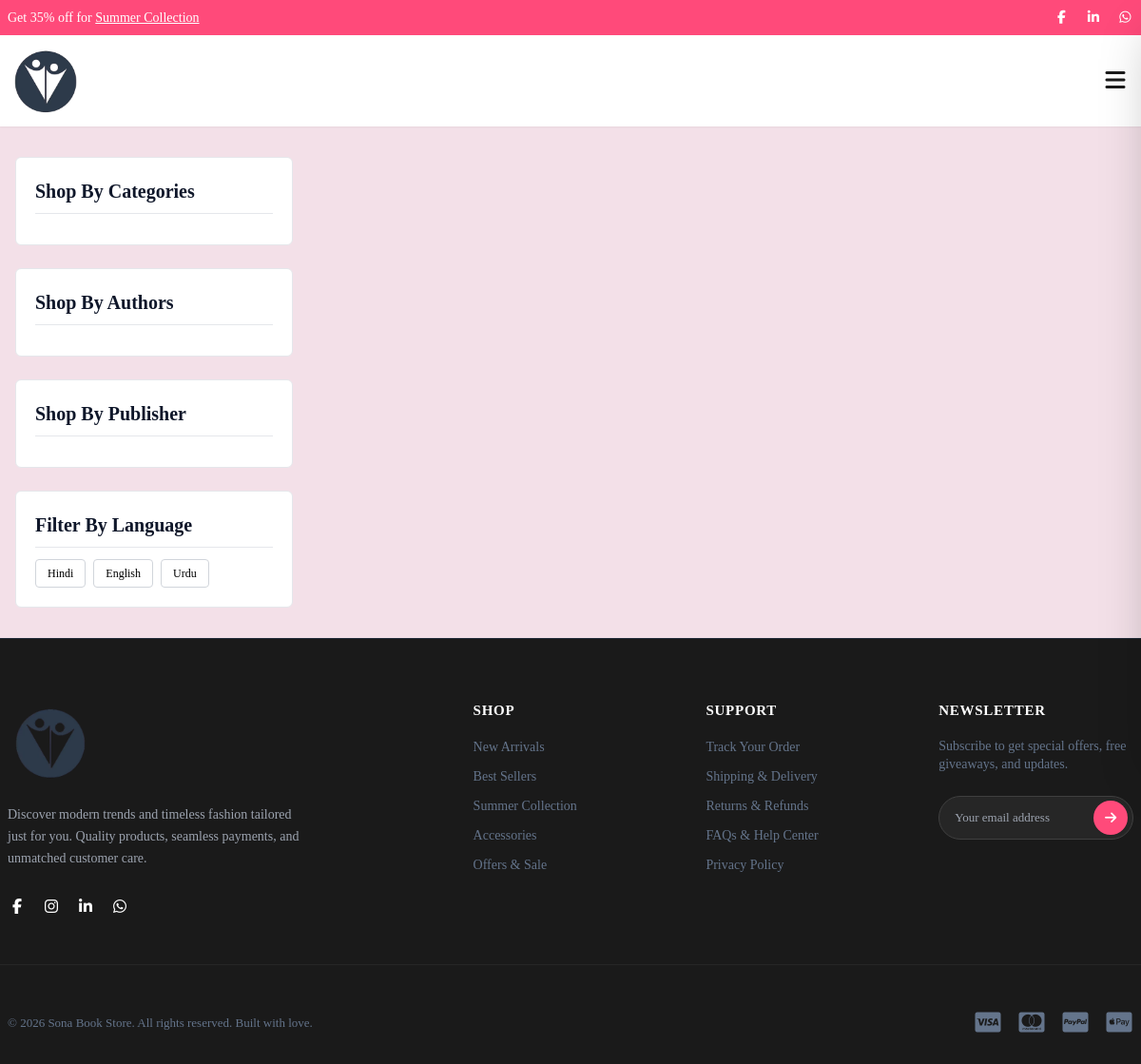
The app's page /product/product-listing/?category=fiction, older data.
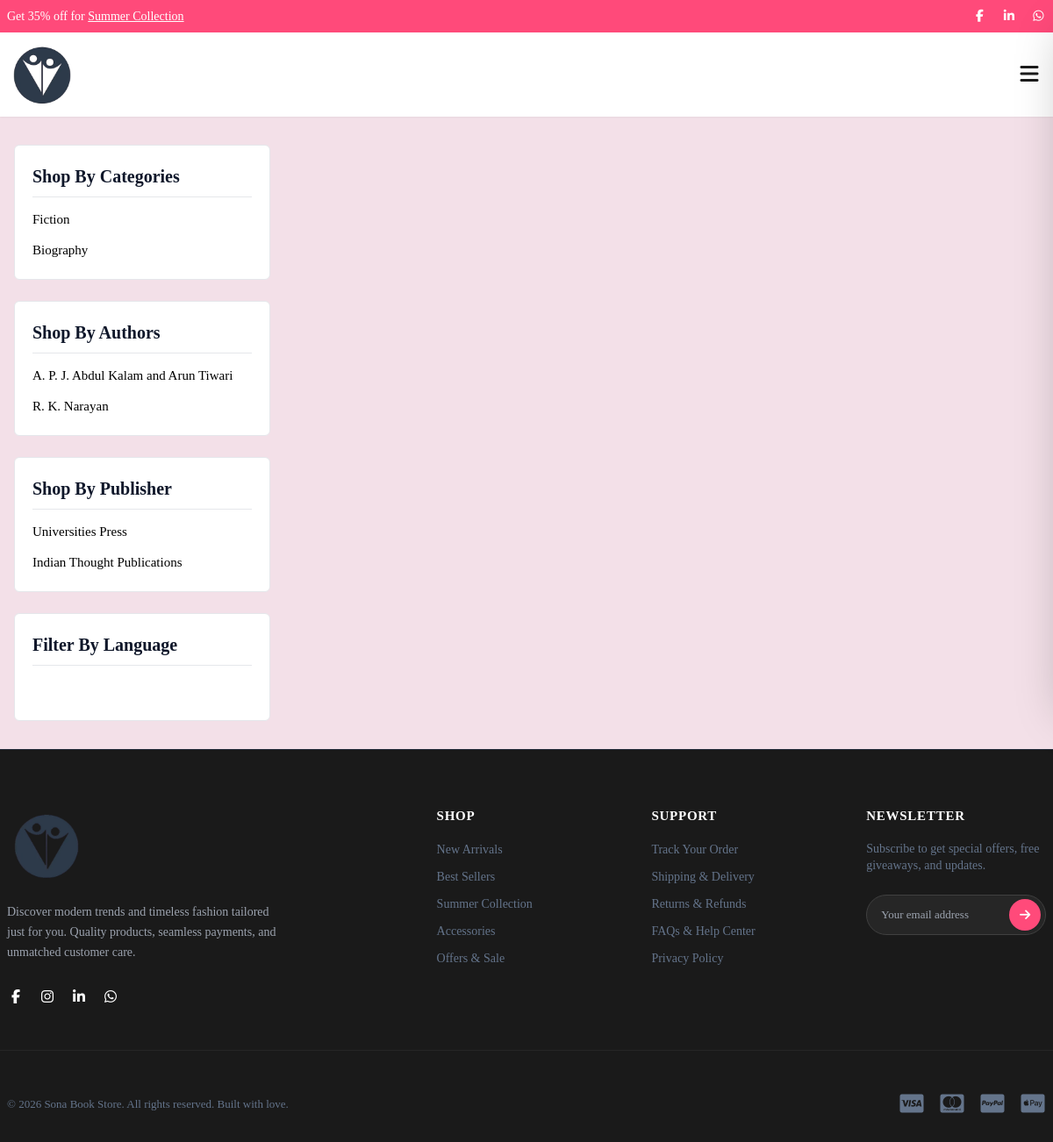
The same page, newer data.
### product/models.py (models this page shows, shortened)
class Category(models.Model):
    name = models.CharField(max_length=100, unique=True)
    cover_image= models.ImageField(upload_to='category_image/')
    slug = models.SlugField(max_length=120, unique=True, blank=True)
    description = models.TextField(blank=True, null=True)
    class Meta:
        db_table = "book_categories"
        verbose_name_plural = "Categories"

class Author(models.Model):
    name = models.CharField(max_length=50)
    cover_image= models.ImageField(upload_to='author_profile/')
    slug = models.SlugField(max_length=120, unique=True, blank=True)
    class Meta:
        db_table = "book_authors"

class Publisher(models.Model):
    name = models.CharField(max_length=50)
    publication_date = models.DateField()
    slug = models.SlugField(max_length=120, unique=True, blank=True)
    class Meta:
        db_table = "book_publishers"

### product/views.py (the view)
# urls.py: path('product-listing/', views.productListing, name='product-listing'),
def productListing(request):
    books = Book.objects.all()
    category = request.GET.get("category")
    author = request.GET.get("author")
    language = request.GET.get("language")
    publisher = request.GET.get("publisher")
    if category:
        books = books.filter(categories__slug=category)
    if author:
        books = books.filter(authors__slug=author)
    if publisher:
        books = books.filter(publisher__slug=publisher)
    if language:
        books = books.filter(language=language)
    books = books.distinct()
    context = {
        "books": books,
        "categories": Category.objects.all(),
        "authors": Author.objects.all(),
        "publishers": Publisher.objects.all(),
        "language_choices": Language.choices,
        "selected_category": category,
        "selected_author": author,
        "selected_publisher": publisher,
        "selected_language": language,
    }
    return render(request, "product/product-listing.html", context)

### cart/context_processors.py (called while the page is built)
def cart_items(request):
    cart_items= CartItem.objects.all()
    cart_item = CartItem.objects.first()
    if request.user.is_authenticated:
        total_quantity = (
            CartItem.objects.filter(cart__user=request.user)
            .aggregate(total=Sum("quantity"))["total"] or 0
        )
    else:
        total_quantity = 0
    print("count items : ", total_quantity)
    return {
        "cart_items": cart_items,
        "cart_item":cart_item,
        "total_quantity":total_quantity
    }

### product/context_processors.py (called while the page is built)
def book_filters(request):
    return {
        "book_categories": Category.objects.all(),
        "book_authors": Author.objects.all(),
        "book_publishers": Publisher.objects.all(),
    }

### templates/product/product-listing.html (shortened to what this page needs)
{% extends "base.html" %}
{% load static %}
{% block content %}
<main class="container-custom mx-auto px-4 py-8 flex flex-col lg:flex-row gap-8">
    <section class="stagger-wrapper flex-1 order-1 lg:order-2">
    </section>
    <aside class="w-full lg:w-1/4 space-y-6 shrink-0 order-2 lg:order-1 mt-8 lg:mt-0">
        {% include "product/include/side-bar.html" %}
    </aside>
</main>
{% endblock %}

### templates/product/include/side-bar.html
<div class="bg-[var(--white)] p-5 border border-gray-200 rounded-md">
    <h3 class="text-[var(--text-heading)] text-[20px] font-bold border-b pb-2 mb-3 flex justify-between items-center">
        Shop By Categories
    </h3>
    <ul class="gsap-stagger space-y-2 text-[15px] max-h-[240px] overflow-y-auto pr-1 custom-scrollbar">
        {% for category in book_categories %}
        <li><a href="{% url 'product-listing' %}?category={{ category.slug }}" class="gsap-item text-[var(--body-text)] hover:text-[var(--pink)] transition-colors block py-0.5">{{category.name}}</a></li>
        {% endfor %}
    </ul>
</div>
<div class="bg-[var(--white)] p-5 border border-gray-200 rounded-md">
    <h3 class="text-[var(--text-heading)] text-[20px] font-bold border-b pb-2 mb-3 flex justify-between items-center"> Shop By Authors</h3>
    <ul class="gsap-stagger space-y-2 text-[15px] max-h-[240px] overflow-y-auto pr-1 custom-scrollbar">
        {% for author in book_authors %}
        <li><a href="{% url 'product-listing' %}?author={{ author.slug }}" class="gsap-item text-[var(--body-text)] hover:text-[var(--pink)] transition-colors block py-0.5">{{author.name}}</a></li>
         {% endfor %}
    </ul>
</div>
<div class="bg-[var(--white)] p-5 border border-gray-200 rounded-md">
    <h3 class="text-[var(--text-heading)] text-[20px] font-bold border-b pb-2 mb-3 flex justify-between items-center"> Shop By Publisher</h3>
    <ul class="gsap-stagger space-y-2 text-[15px] max-h-[240px] overflow-y-auto pr-1 custom-scrollbar">
        {% for publisher in book_publishers %}
        <li><a href="{% url 'product-listing' %}?publisher={{ publisher.slug }}" class="gsap-item text-[var(--body-text)] hover:text-[var(--pink)] transition-colors block py-0.5">{{publisher.name}}</a></li>
         {% endfor %}
    </ul>
</div>
<div class="bg-[var(--white)] p-5 border border-gray-200 rounded-md">
    <h3 class="text-[var(--text-heading)] text-[20px] font-bold border-b pb-2 mb-3 flex justify-between items-center">  Filter By Language</h3>
    <div class="gsap-stagger flex flex-wrap gap-2 text-xs">
        {% for value, label in language_choices %}
        <a href="?language={{ value }}" class="gsap-item border border-gray-300 px-3 py-1.5 rounded hover:border-[var(--pink)] hover:text-[var(--pink)] transition-colors">{{ label }}</a>
    {% endfor %}
    </div>
</div>

Row changes from the older to the newer data that the page shows:
added Category: name "Fiction"
added Category: name "Biography"
added Author: name "A. P. J. Abdul Kalam and Arun Tiwari"
added Author: name "R. K. Narayan"
added Publisher: name "Universities Press"
added Publisher: name "Indian Thought Publications"
Text that changed along with them:
list line gone: "Hindi"
list line gone: "English"
list line gone: "Urdu"
